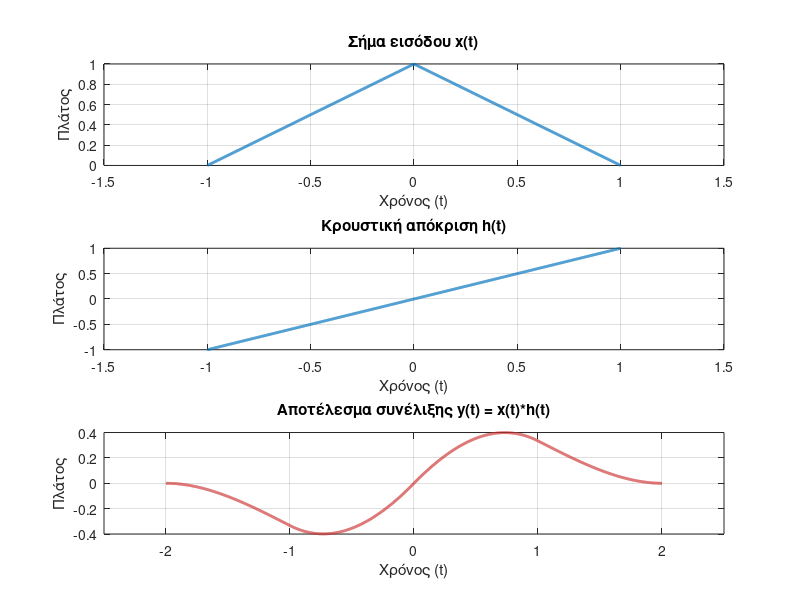
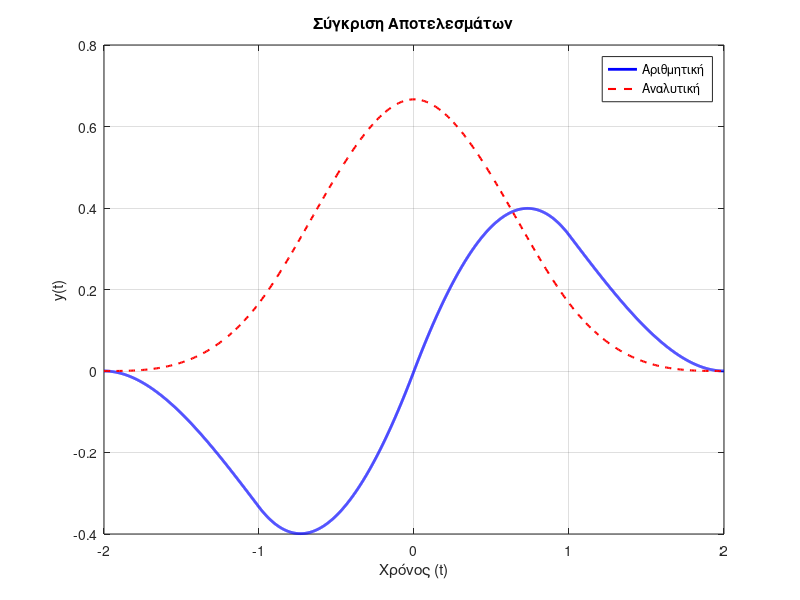
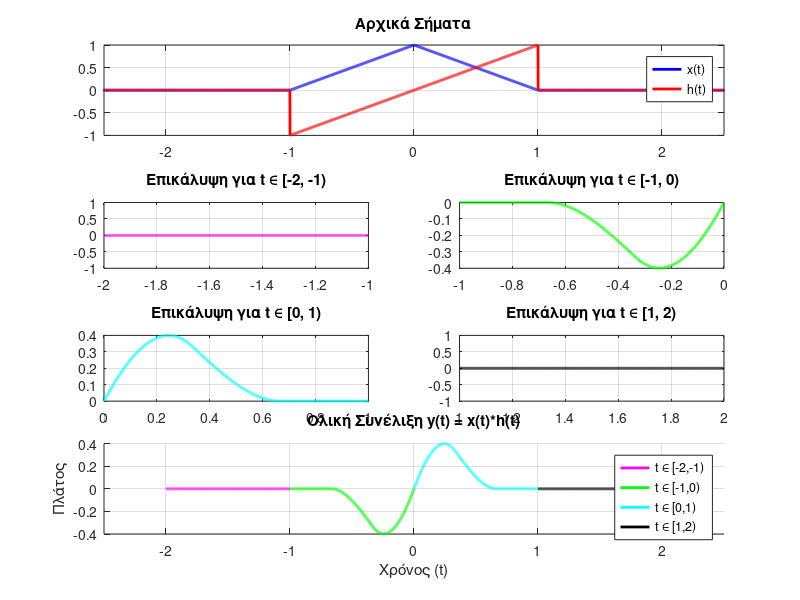
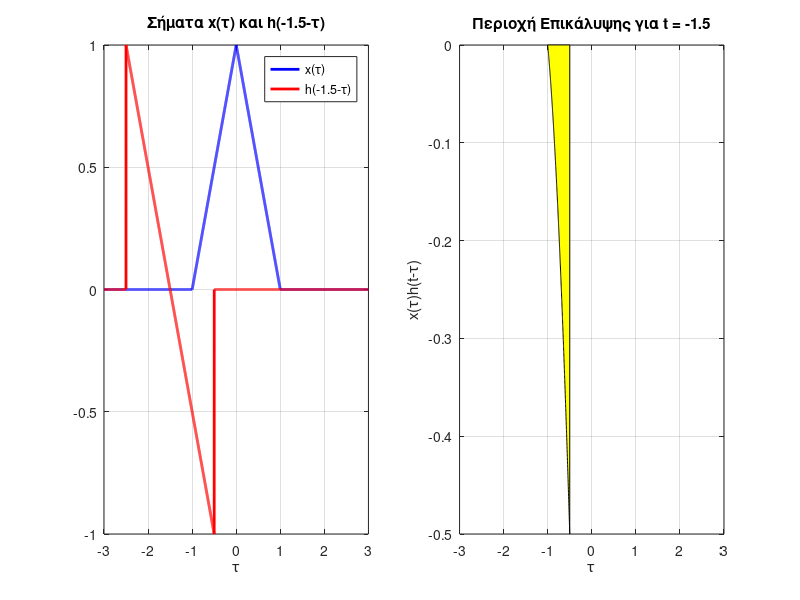

The MATLAB source for these figures, in order:
% Ορισμός παραμέτρων χρόνου
dt = 0.001; % Βήμα δειγματοληψίας
t_x = -1:dt:1; % Χρονικός άξονας για x(t)
t_h = -1:dt:1; % Χρονικός άξονας για h(t)

% Ορισμός της συνάρτησης x(t)
x = zeros(size(t_x));
x(t_x >= -1 & t_x <= 0) = t_x(t_x >= -1 & t_x <= 0) + 1;
x(t_x > 0 & t_x <= 1) = -t_x(t_x > 0 & t_x <= 1) + 1;

% Ορισμός της συνάρτησης h(t)
h = zeros(size(t_h));
h(t_h >= -1 & t_h <= 1) = t_h(t_h >= -1 & t_h <= 1);

% Εκτέλεση συνέλιξης
y_conv = conv(x, h) * dt; % Πολλαπλασιασμός με dt για προσέγγιση ολοκληρώματος

% Δημιουργία χρονικού άξονα για το αποτέλεσμα
t_y = linspace(-2, 2, length(y_conv));

% Σχεδίαση αποτελεσμάτων
figure;

subplot(3,1,1);
plot(t_x, x, 'LineWidth', 2);
title('Σήμα εισόδου x(t)');
xlabel('Χρόνος (t)');
ylabel('Πλάτος');
xlim([-1.5 1.5]);
grid on;

subplot(3,1,2);
plot(t_h, h, 'LineWidth', 2);
title('Κρουστική απόκριση h(t)');
xlabel('Χρόνος (t)');
ylabel('Πλάτος');
xlim([-1.5 1.5]);
grid on;

subplot(3,1,3);
plot(t_y, y_conv, 'LineWidth', 2, 'Color', [0.8 0.2 0.2]);
title('Αποτέλεσμα συνέλιξης y(t) = x(t)*h(t)');
xlabel('Χρόνος (t)');
ylabel('Πλάτος');
xlim([-2.5 2.5]);
grid on;

% Βελτιστοποίηση της εμφάνισης
set(gcf, 'Position', [100 100 800 600]);

%%
% Ορισμός της αναλυτικής λύσης
t_analytical = -2:0.01:2;
y_analytical = zeros(size(t_analytical));

for i = 1:length(t_analytical)
    t = t_analytical(i);
    if t >= -2 && t < -1
        y_analytical(i) = (1/6)*(t+2)^3;
    elseif t >= -1 && t < 0
        y_analytical(i) = (-1/2)*t^3 - t^2 + 2/3;
    elseif t >= 0 && t < 1
        y_analytical(i) = (1/2)*t^3 - t^2 + 2/3;
    elseif t >= 1 && t < 2
        y_analytical(i) = (-1/6)*(t-2)^3;
    end
end

% Σύγκριση με αριθμητικό αποτέλεσμα
figure;
plot(t_y, y_conv, 'b', 'LineWidth', 2); hold on;
plot(t_analytical, y_analytical, 'r--', 'LineWidth', 1.5);
legend('Αριθμητική', 'Αναλυτική');
title('Σύγκριση Αποτελεσμάτων');
xlabel('Χρόνος (t)');
ylabel('y(t)');
grid on;

%%
clc; clear; close all;

% Ορισμός σημάτων
dt = 0.001;
t = -3:dt:3;

% Σήμα x(t) (τριγωνικό)
x = zeros(size(t));
x(t >= -1 & t <= 0) = t(t >= -1 & t <= 0) + 1;
x(t > 0 & t <= 1) = -t(t > 0 & t <= 1) + 1;

% Σήμα h(t) (κλίση)
h = zeros(size(t));
h(t >= -1 & t <= 1) = t(t >= -1 & t <= 1);

% Συνέλιξη
y = conv(x, h)*dt;
ty = linspace(-2, 2, length(y));

% Σχεδίαση ανά διαστήματα επικάλυψης
figure('Position', [100, 100, 1200, 800]);

% Αρχικά σήματα
subplot(4,2,[1 2]);
plot(t, x, 'b', 'LineWidth', 2); hold on;
plot(t, h, 'r', 'LineWidth', 2);
title('Αρχικά Σήματα');
legend('x(t)', 'h(t)');
xlim([-2.5 2.5]);
grid on;

% Διάστημα 1: t ∈ [-2, -1) - Μερική επικάλυψη
subplot(4,2,3);
idx = ty >= -2 & ty < -1;
plot(ty(idx), y(idx), 'm', 'LineWidth', 2);
title('Επικάλυψη για t ∈ [-2, -1)');
xlim([-2 -1]);
grid on;

% Διάστημα 2: t ∈ [-1, 0) - Πλήρης επικάλυψη (αριστερά)
subplot(4,2,4);
idx = ty >= -1 & ty < 0;
plot(ty(idx), y(idx), 'g', 'LineWidth', 2);
title('Επικάλυψη για t ∈ [-1, 0)');
xlim([-1 0]);
grid on;

% Διάστημα 3: t ∈ [0, 1) - Πλήρης επικάλυψη (δεξιά)
subplot(4,2,5);
idx = ty >= 0 & ty < 1;
plot(ty(idx), y(idx), 'c', 'LineWidth', 2);
title('Επικάλυψη για t ∈ [0, 1)');
xlim([0 1]);
grid on;

% Διάστημα 4: t ∈ [1, 2) - Μερική επικάλυψη
subplot(4,2,6);
idx = ty >= 1 & ty < 2;
plot(ty(idx), y(idx), 'k', 'LineWidth', 2);
title('Επικάλυψη για t ∈ [1, 2)');
xlim([1 2]);
grid on;

% Ολική συνέλιξη
subplot(4,2,[7 8]);
hold on;
plot(ty(ty >= -2 & ty < -1), y(ty >= -2 & ty < -1), 'm', 'LineWidth', 2);
plot(ty(ty >= -1 & ty < 0), y(ty >= -1 & ty < 0), 'g', 'LineWidth', 2);
plot(ty(ty >= 0 & ty < 1), y(ty >= 0 & ty < 1), 'c', 'LineWidth', 2);
plot(ty(ty >= 1 & ty < 2), y(ty >= 1 & ty < 2), 'k', 'LineWidth', 2);
title('Ολική Συνέλιξη y(t) = x(t)*h(t)');
legend('t ∈ [-2,-1)', 't ∈ [-1,0)', 't ∈ [0,1)', 't ∈ [1,2)');
xlabel('Χρόνος (t)');
ylabel('Πλάτος');
xlim([-2.5 2.5]);
grid on;
hold off;

% Επιπλέον οπτικοποίηση επικαλύψεων
figure('Position', [100, 100, 1200, 600]);
t_shift = -1.5; % Παράδειγμα για t = -1.5

% Δημιουργούμε το σήμα h(t_shift-τ)
h_shifted = zeros(size(t));
shifted_indices = t_shift - t;
valid_indices = shifted_indices >= -1 & shifted_indices <= 1;
h_shifted(valid_indices) = shifted_indices(valid_indices);

% Αρχικά σήματα
subplot(1,2,1);
plot(t, x, 'b', 'LineWidth', 2); hold on;
plot(t, h_shifted, 'r', 'LineWidth', 2);
title(['Σήματα x(τ) και h(',num2str(t_shift),'-τ)']);
xlabel('τ');
legend('x(τ)', ['h(',num2str(t_shift),'-τ)']);
xlim([-3 3]);
grid on;

% Περιοχή επικάλυψης
subplot(1,2,2);
area(t, x.*h_shifted, 'FaceColor', 'y');
title(['Περιοχή Επικάλυψης για t = ',num2str(t_shift)]);
xlabel('τ');
ylabel('x(τ)h(t-τ)');
xlim([-3 3]);
grid on;